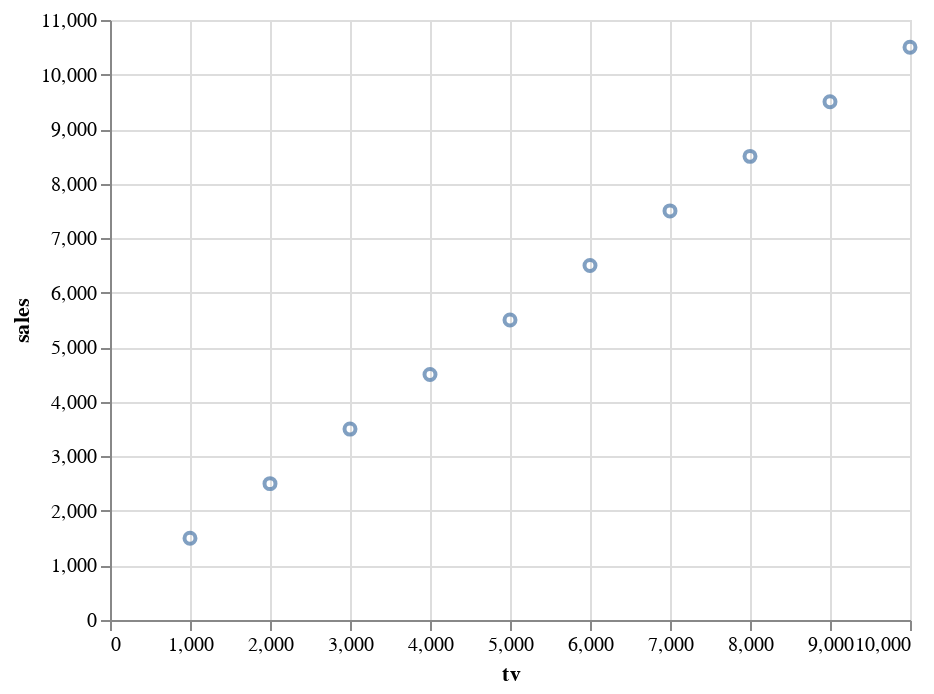

The cell this chart's notebook holds for it:
### Code cell
alt.Chart(df_new).mark_point().encode(
    x='tv',
    y='sales'
)

### Figure 1 — Vega-Lite specification as saved in the notebook (floating-point values rounded to 4 significant figures)
{"config": {"view": {"continuousWidth": 400, "continuousHeight": 300}}, "data": {"name": "data-b2b7c52ba2cf203e82f02aa93f441efe"}, "mark": "point", "encoding": {"x": {"type": "quantitative", "field": "tv"}, "y": {"type": "quantitative", "field": "sales"}}, "$schema": "https://vega.github.io/schema/vega-lite/v4.8.1.json", "datasets": {"data-b2b7c52ba2cf203e82f02aa93f441efe": [{"sales": 1500, "tv": 1000}, {"sales": 2500, "tv": 2000}, {"sales": 3500, "tv": 3000}, {"sales": 4500, "tv": 4000}, {"sales": 5500, "tv": 5000}, {"sales": 6500, "tv": 6000}, {"sales": 7500, "tv": 7000}, {"sales": 8500, "tv": 8000}, {"sales": 9500, "tv": 9000}, {"sales": 10500, "tv": 10000}]}}
